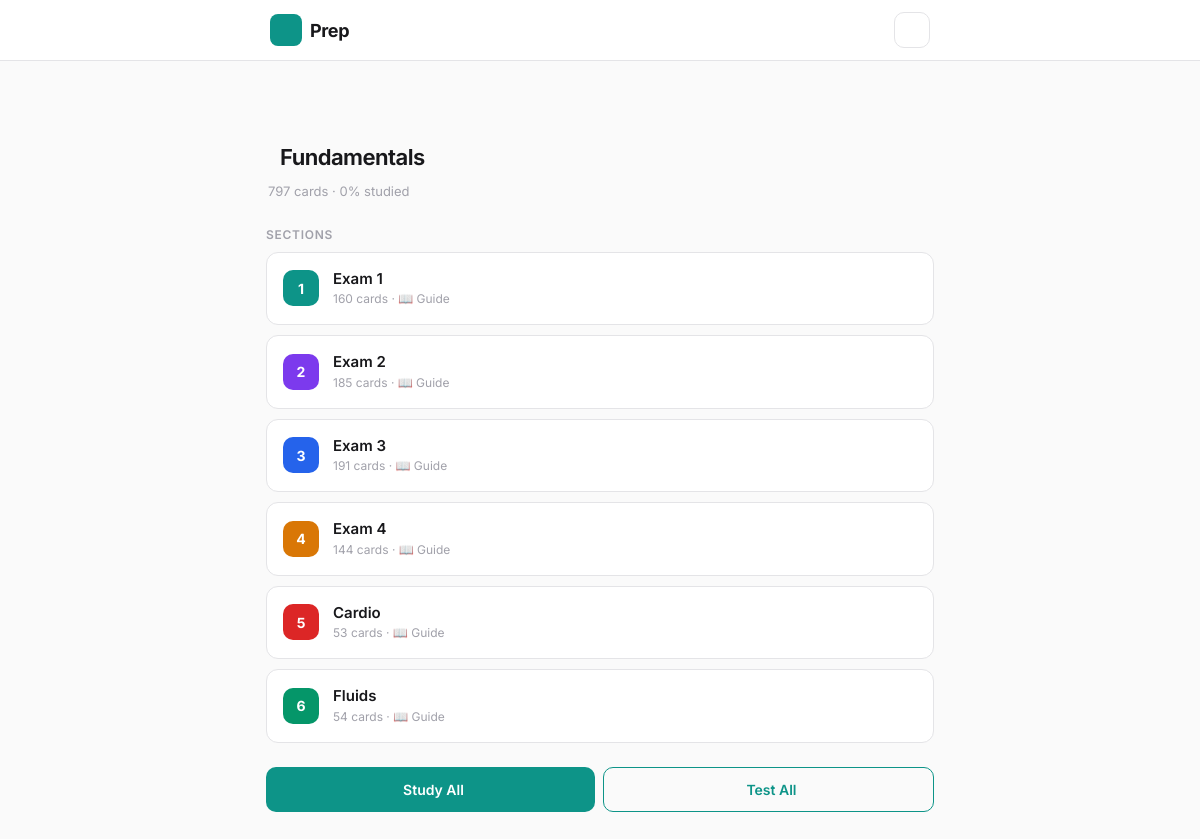
Page /category/fundamentals/ on the committed database.
### cards/models.py (models this page shows, shortened)
class Category(models.Model):
    name = models.CharField(max_length=100)
    slug = models.SlugField(unique=True)
    icon = models.CharField(max_length=10, default='📚')
    is_default = models.BooleanField(default=False)
    published = models.BooleanField(default=False, help_text='Show on homepage')
    class Meta:
        verbose_name_plural = 'categories'
        ordering = ['name']

class Deck(models.Model):
    category = models.ForeignKey(Category, on_delete=models.CASCADE, related_name='decks')
    name = models.CharField(max_length=100)
    slug = models.SlugField()
    order = models.IntegerField(default=0)
    description = models.CharField(max_length=255, blank=True, default='')
    class Meta:
        ordering = ['category', 'order']
        unique_together = ['category', 'slug']

### cards/views.py (the view)
# urls.py: path('category/<slug:slug>/', views.category_detail_view, name='category_detail'),
def category_detail_view(request, slug):
    category = get_object_or_404(Category, slug=slug)
    decks = category.decks.annotate(
        total=Count("cards"),
        studied_count=Count(
            "cards__progress", filter=Q(cards__progress__times_studied__gt=0)
        ),
    )
    deck_data = []
    for deck in decks:
        pct = round(deck.studied_count / deck.total * 100) if deck.total > 0 else 0
        guide_count = deck.guide_sections.count()
        deck_data.append(
            {
                "id": deck.id,
                "name": deck.name,
                "slug": deck.slug,
                "total": deck.total,
                "studied": deck.studied_count,
                "pct": pct,
                "has_guide": guide_count > 0,
            }
        )
    total_cards = Card.objects.filter(category=category).count()
    studied = Progress.objects.filter(
        card__category=category, times_studied__gt=0
    ).count()
    cat_pct = round(studied / total_cards * 100) if total_cards > 0 else 0
    return render(
        request,
        "cards/category_detail.html",
        {
            "category": category,
            "decks": deck_data,
            "total_cards": total_cards,
            "studied": studied,
            "cat_pct": cat_pct,
        },
    )

### cards/templates/cards/category_detail.html (shortened to what this page needs)
{% extends "cards/base.html" %}
{% load static %}
{% block body %}
<div class="page">
  <header class="page-header">
    <a href="{% url 'dashboard' %}" class="back-link"></a>
    <h1 class="page-title">{{ category.name }}</h1>
  </header>
  <p class="page-subtitle">{{ total_cards }} cards · {{ cat_pct }}% studied</p>
  <section class="section">
    <h2 class="section-title">Sections</h2>
    <div class="section-cards">
      {% for deck in decks %}
      <a href="{% url 'exam_detail' category.slug deck.id %}" class="section-card sc-{{ forloop.counter }}">
        <span class="section-card-num">{{ forloop.counter }}</span>
        <div class="section-card-body">
          <span class="section-card-name">{{ deck.name }}</span>
          <span class="section-card-meta">
            {{ deck.total }} card{{ deck.total|pluralize }}
            {% if deck.has_guide %} · 📖 Guide{% endif %}
          </span>
        </div>
      </a>
      {% endfor %}
    </div>
  </section>
  <section class="section">
    <div class="action-row">
      <a href="{% url 'study' %}?category={{ category.slug }}" class="action-pill">
         Study All
      </a>
      <a href="{% url 'quiz_setup' %}?category={{ category.slug }}" class="action-pill outline">
         Test All
      </a>
    </div>
  </section>
</div>
{% endblock %}

### cards/static/cards/css/styles.css (style rules this page uses)
:root { --c-primary: #0d9488; --c-primary-hover: #0f766e; --c-primary-light: #14b8a6; --c-primary-subtle: rgba(13, 148, 136, .06); --c-primary-ring: rgba(13, 148, 136, .18); --c-bg: #fafafa; --c-bg2: #f4f4f5; --c-surface: #ffffff; --c-surface-solid: #ffffff; --c-card: #ffffff; --c-border: #e4e4e7; --c-border2: #d4d4d8; --c-text: #18181b; --c-text2: #52525b; --c-text3: #a1a1aa; --c-success: #059669; --c-success-light: rgba(5, 150, 105, .07); --c-danger: #dc2626; --c-danger-light: rgba(220, 38, 38, .07); --c-warning: #d97706; --c-warning-light: rgba(217, 119, 6, .07); --radius: 12px; --radius-sm: 8px; --radius-xs: 6px; --radius-pill: 999px; --shadow-xs: 0 1px 2px rgba(0,0,0,.04); --shadow-sm: 0 1px 3px rgba(0,0,0,.05); --shadow-lg: 0 8px 24px rgba(0,0,0,.08); --transition: .15s ease; --ease-spring: cubic-bezier(.175,.885,.32,1.275); --font: 'Inter', -apple-system, BlinkMacSystemFont, 'Segoe UI', system-ui, sans-serif; --nav-height: 56px; --topnav-height: 56px; color-scheme: light; }
*, *::before, *::after { box-sizing: border-box; margin: 0; padding: 0; }
html { font-size: 14px; -webkit-text-size-adjust: 100%; -webkit-tap-highlight-color: transparent; }
body { font-family: var(--font); font-weight: 400; background: var(--c-bg); color: var(--c-text); line-height: 1.5; min-height: 100dvh; overflow-x: hidden; -webkit-font-smoothing: antialiased; -moz-osx-font-smoothing: grayscale; transition: background var(--transition), color var(--transition); }
a { color: var(--c-primary); text-decoration: none; }
.page { padding: 0 16px; }
.page-header { display: flex; align-items: center; gap: 10px; padding: 12px 0 8px; }
.page-title { font-size: 22px; font-weight: 650; letter-spacing: -.025em; flex: 1; }
.page-subtitle { font-size: 13px; color: var(--c-text3); margin-bottom: 20px; padding-left: 2px; }
.back-link { color: var(--c-text2); text-decoration: none; font-size: 18px; display: flex; align-items: center; padding: 4px; margin-left: -4px; transition: color var(--transition); }
.section { margin: 24px 0; }
.section-title { font-size: 12px; font-weight: 600; text-transform: uppercase; letter-spacing: .06em; color: var(--c-text3); margin-bottom: 8px; }
.action-row { display: flex; gap: 8px; }
.action-pill { flex: 1; display: inline-flex; align-items: center; justify-content: center; gap: 6px; padding: 11px 18px; border-radius: 10px; font-size: 14px; font-weight: 600; text-decoration: none; transition: all .15s ease; background: var(--c-primary); color: #fff; border: none; }
.action-pill.outline { background: transparent; color: var(--c-primary); border: 1.5px solid var(--c-primary); }
@media (min-width: 1024px) { .page { max-width: 700px; margin: 0 auto; } }
.section-cards { display: flex; flex-direction: column; gap: 10px; }
.section-card { display: flex; align-items: center; gap: 14px; padding: 16px; border-radius: 12px; background: var(--c-surface-solid); border: 1px solid var(--c-border); text-decoration: none; color: var(--c-text); transition: all .15s ease; position: relative; overflow: hidden; }
.section-card::before { display: none; }
.sc-1::before { background: #0d9488; }
.sc-2::before { background: #7c3aed; }
.sc-3::before { background: #2563eb; }
.sc-4::before { background: #d97706; }
.sc-5::before { background: #dc2626; }
.sc-6::before { background: #059669; }
.section-card-num { width: 36px; height: 36px; border-radius: 10px; display: flex; align-items: center; justify-content: center; font-size: 14px; font-weight: 700; color: #fff; flex-shrink: 0; }
.sc-1 .section-card-num { background: #0d9488; }
.sc-2 .section-card-num { background: #7c3aed; }
.sc-3 .section-card-num { background: #2563eb; }
.sc-4 .section-card-num { background: #d97706; }
.sc-5 .section-card-num { background: #dc2626; }
.sc-6 .section-card-num { background: #059669; }
.section-card-body { flex: 1; min-width: 0; }
.section-card-name { display: block; font-size: 15px; font-weight: 600; line-height: 1.3; }
.section-card-meta { display: block; font-size: 12px; color: var(--c-text3); margin-top: 2px; }

### rows in the picture
Category: name "Fundamentals"
Deck: name "Exam 1"
Deck: name "Exam 2"
Deck: name "Exam 3"
Deck: name "Exam 4"
Deck: name "Cardio"
Deck: name "Fluids"

### other values in the picture
{{ total_cards }} "797"
{{ cat_pct }} "0"
{{ deck.total }} "160" "185" "191" "144" "53" "54"
